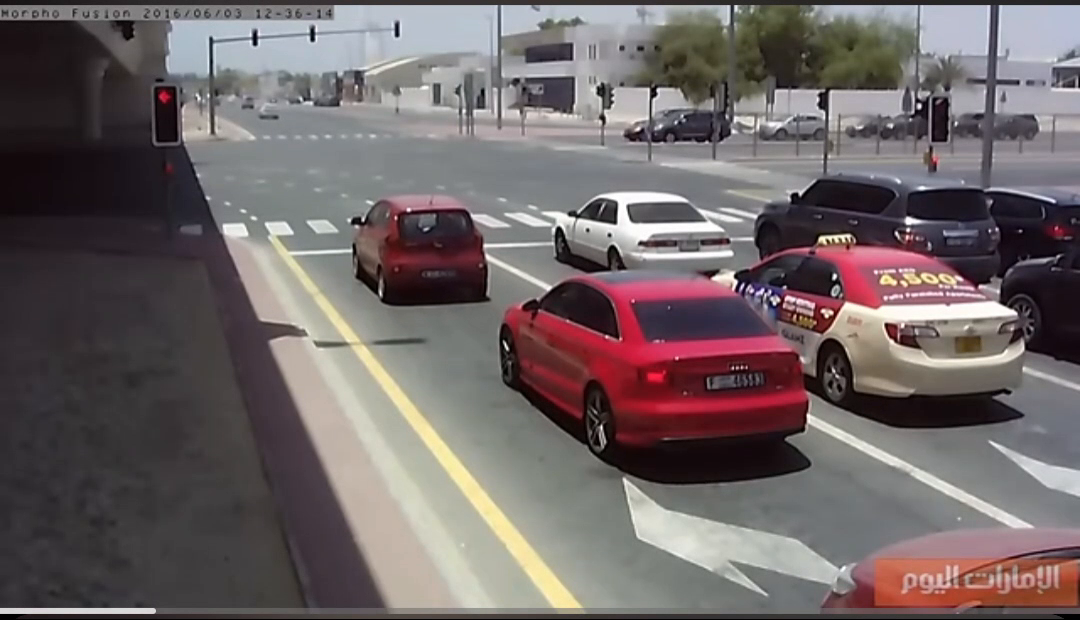
#> input picture frame 22 of RedlightViolation/videos/video1.mp4, 1080 x 620 px, given in place of tr.mp4, which was not available
$ python track.py
#> lines starting #> are read from the running program, lines starting #| are printed output that depends on the picture; after the words box and inside, x2 and y2 are one past the last pixel; in counts of white or black regions, pixels touching at a corner belong together; pictures that were not available may be replaced by others from this repository, and a replacement may not be noted
import time
import numpy as np
import cv2


cap=cv2.VideoCapture('tr.mp4')

def nothing(x):
    pass
cv2.namedWindow("Trackbars")
cv2.createTrackbar("L - H", "Trackbars", 0, 179, nothing)
#> slider 'L - H' is set to 35
cv2.createTrackbar("L - S", "Trackbars", 0, 255, nothing)
#> slider 'L - S' is set to 51
cv2.createTrackbar("L - V", "Trackbars", 0, 255, nothing)
#> slider 'L - V' is set to 51
cv2.createTrackbar("U - H", "Trackbars", 179, 179, nothing)
cv2.createTrackbar("U - S", "Trackbars", 255, 255, nothing)
cv2.createTrackbar("U - V", "Trackbars", 255, 255, nothing)


count=0
while True:
     ret,frame=cap.read()
#> frame is the input picture: shape (620, 1080, 3); mean B, G, R 102.5, 101.8, 111.6
     if not ret:
        # If the video reaches the end, rewind it to the start
        cap.set(cv2.CAP_PROP_POS_FRAMES, 0)
        continue

#     count += 1
#     if count % 3 != 0:
#        continue
     frame=cv2.resize(frame,(1020,600))
#> frame: shape (600, 1020, 3)
     hsv = cv2.cvtColor(frame, cv2.COLOR_BGR2HSV)
#> hsv: shape (600, 1020, 3); mean H, S, V 99.9, 43.4, 114.1

     l_h = cv2.getTrackbarPos("L - H", "Trackbars")
     l_s = cv2.getTrackbarPos("L - S", "Trackbars")
     l_v = cv2.getTrackbarPos("L - V", "Trackbars")
     u_h = cv2.getTrackbarPos("U - H", "Trackbars")
     u_s = cv2.getTrackbarPos("U - S", "Trackbars")
     u_v = cv2.getTrackbarPos("U - V", "Trackbars")
     lower_blue = np.array([l_h, l_s, l_v])
     upper_blue = np.array([u_h, u_s, u_v])
     mask = cv2.inRange(hsv, lower_blue, upper_blue)
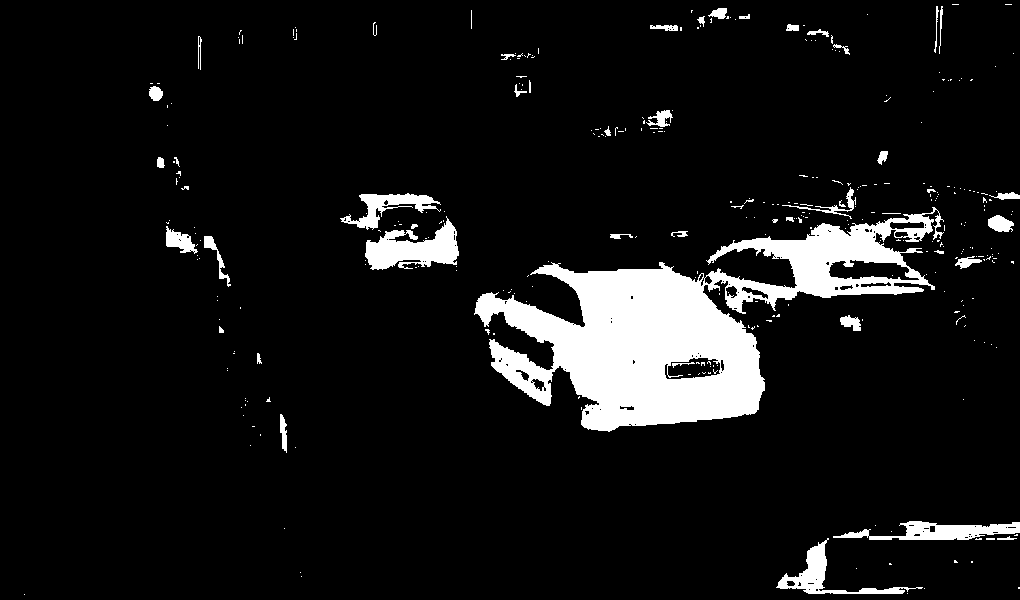
#> mask: shape (600, 1020); 8.4% white; 338 white regions (293 under 20 px), largest, box (x1, y1, x2, y2) and area: (474, 207, 944, 432) 38795, (365, 216, 459, 270) 2720, (833, 521, 1020, 540) 1819
     result = cv2.bitwise_and(frame, frame, mask=mask)
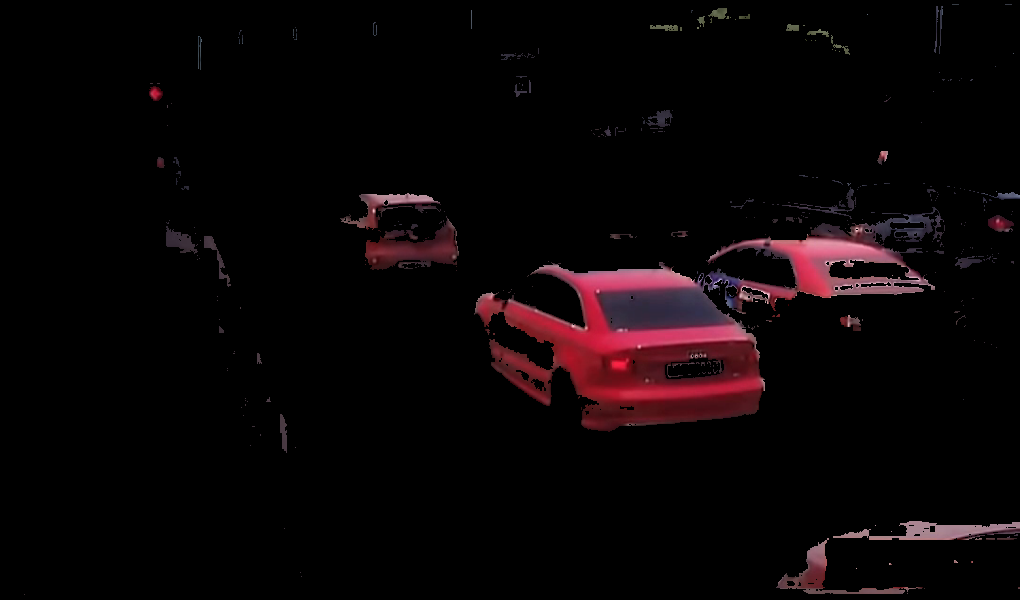
#> result: shape (600, 1020, 3); mean B, G, R 5.6, 4.4, 10

    # show thresholded image
     cv2.imshow("mask", mask)
     cv2.imshow("result", result)

     key = cv2.waitKey(0) & 0xFF
#> (key q is pressed here)
     if key == ord("q"):
        break
cap.release()
cv2.destroyAllWindows()

$ run again, starting later in the video
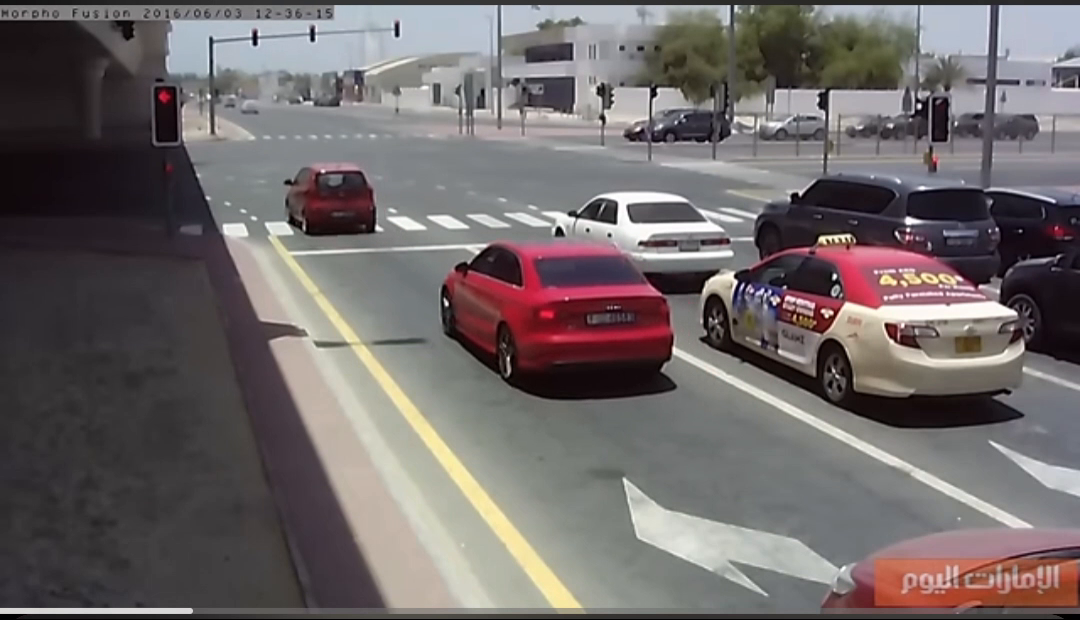
#> input picture frame 101 of RedlightViolation/videos/video1.mp4, 1080 x 620 px, given in place of tr.mp4, which was not available
#> frame is the input picture: shape (620, 1080, 3); mean B, G, R 105.2, 105.1, 112.2
#> frame: shape (600, 1020, 3)
#> hsv: shape (600, 1020, 3); mean H, S, V 97.1, 37.1, 114.9
#> `mask = cv2.inRange(hsv, lower_blue, upper_blue)`:
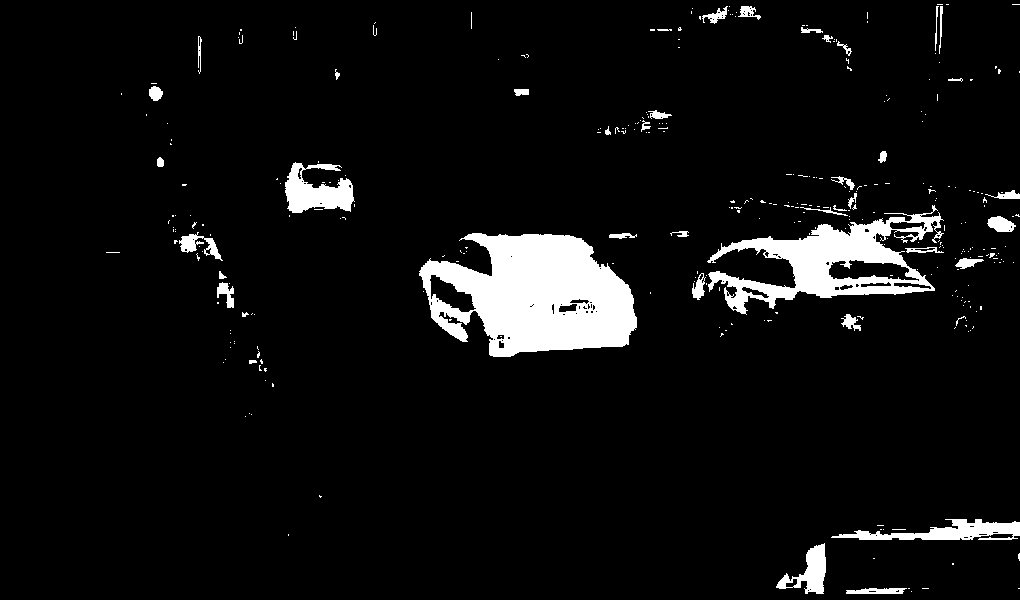
#> mask: shape (600, 1020); 6.1% white; 331 white regions (289 under 20 px), largest, box (x1, y1, x2, y2) and area: (419, 233, 637, 357) 17800, (707, 205, 944, 315) 9230, (285, 162, 355, 213) 2084
#> `result = cv2.bitwise_and(frame, frame, mask=mask)`:
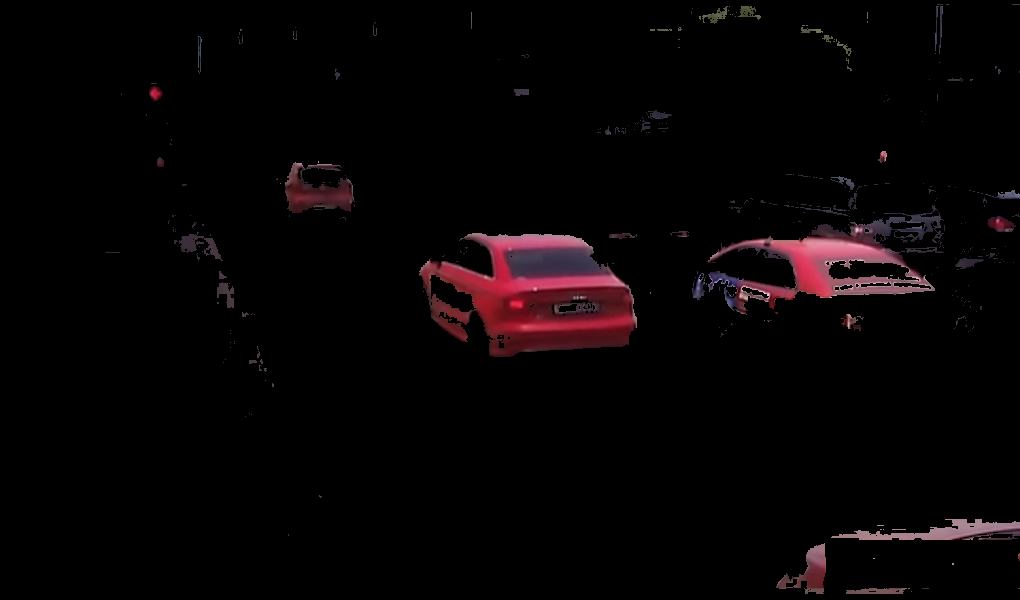
#> result: shape (600, 1020, 3); mean B, G, R 4.4, 3.5, 7.1

$ run again, starting later in the video
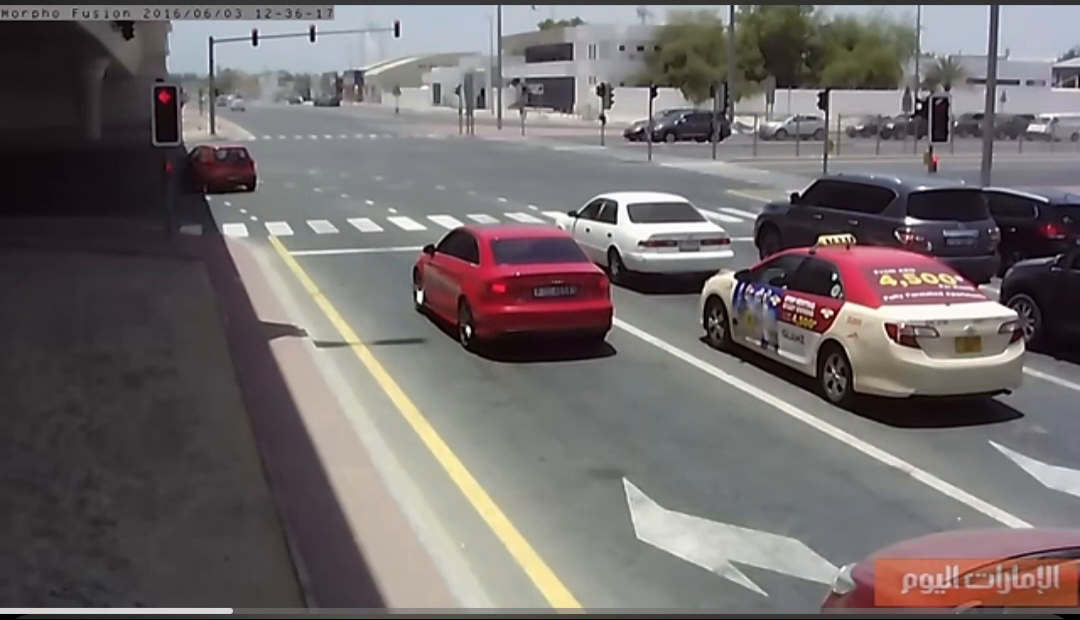
#> input picture frame 180 of RedlightViolation/videos/video1.mp4, 1080 x 620 px, given in place of tr.mp4, which was not available
#> frame is the input picture: shape (620, 1080, 3); mean B, G, R 106.6, 106.6, 112.9
#> frame: shape (600, 1020, 3)
#> hsv: shape (600, 1020, 3); mean H, S, V 96.5, 35.1, 115.6
#> `mask = cv2.inRange(hsv, lower_blue, upper_blue)`:
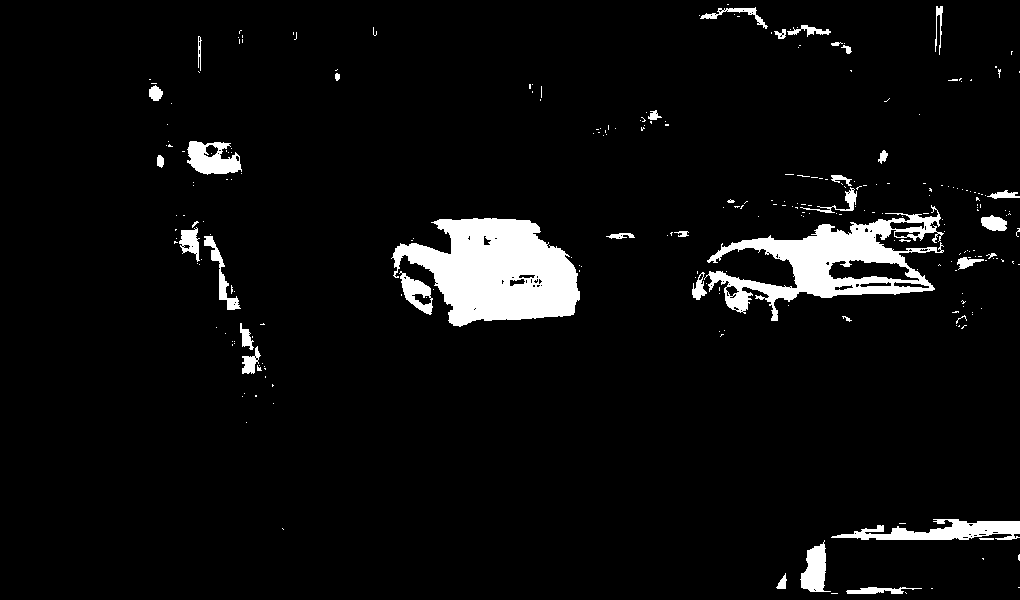
#> mask: shape (600, 1020); 5.3% white; 265 white regions (227 under 20 px), largest, box (x1, y1, x2, y2) and area: (391, 218, 580, 327) 12961, (704, 205, 944, 321) 9411, (831, 519, 1020, 540) 2161
#> `result = cv2.bitwise_and(frame, frame, mask=mask)`:
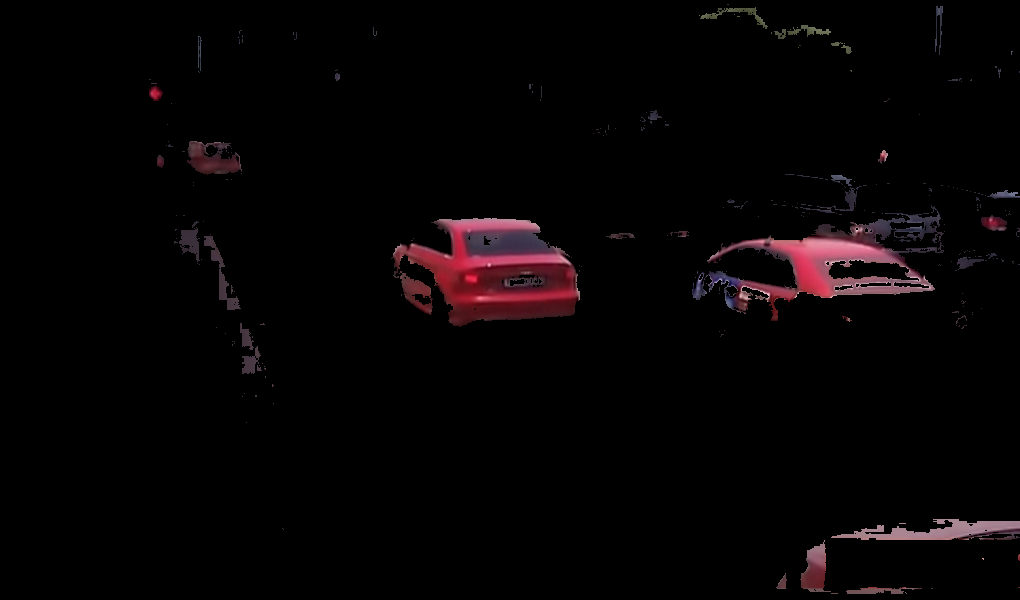
#> result: shape (600, 1020, 3); mean B, G, R 4, 3.3, 6.3
